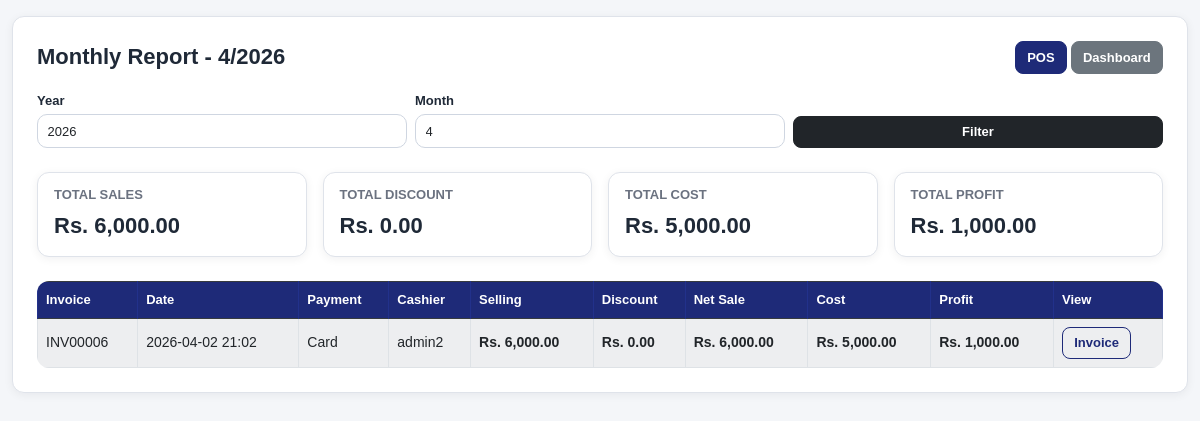
The app's page /reports/monthly/ (signed in), older data.
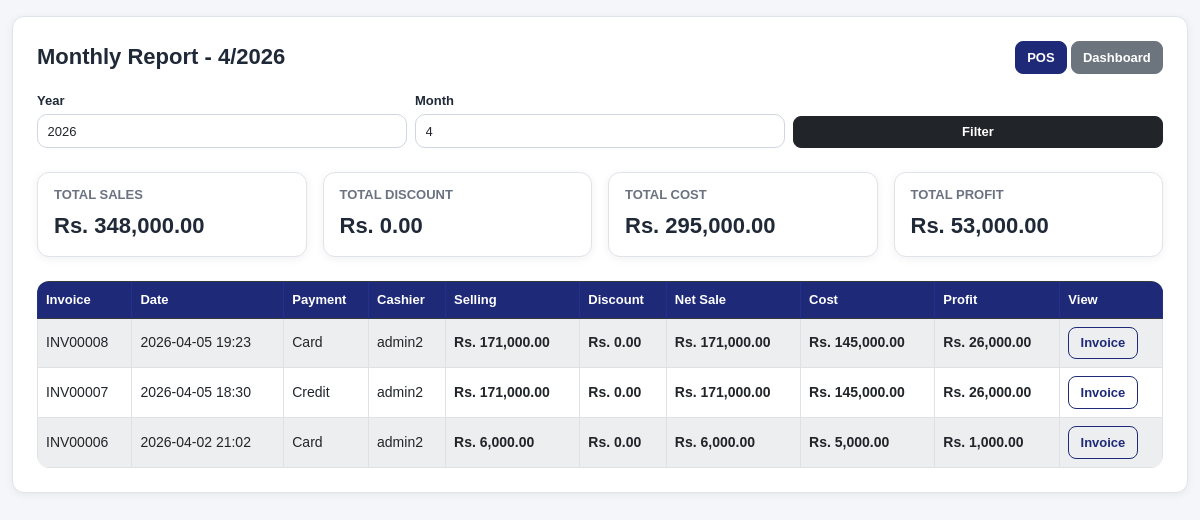
The same page, newer data.
### pos/models.py (models this page shows, shortened)
class Sale(models.Model):
    PAYMENT_METHODS = [
        ("cash", "Cash"),
        ("card", "Card"),
        ("credit", "Credit"),
    ]
    SALE_TYPE_CHOICES = [
        ("retail", "Retail Sale"),
        ("project_issue", "Project Issue"),
    ]
    APPROVAL_STATUS_CHOICES = [
        ("na", "Not Applicable"),
        ("pending", "Pending"),
        ("approved", "Approved"),
        ("rejected", "Rejected"),
    ]
    invoice_no = models.CharField(max_length=50, unique=True)
    total = models.DecimalField(max_digits=12, decimal_places=2, default=0)
    discount = models.DecimalField(max_digits=12, decimal_places=2, default=0)
    grand_total = models.DecimalField(max_digits=12, decimal_places=2, default=0)
    sale_type = models.CharField(max_length=20, choices=SALE_TYPE_CHOICES, default="retail")
    project = models.ForeignKey("Project", on_delete=models.SET_NULL, null=True, blank=True, related_name="pos_sales")
    approval_status = models.CharField(max_length=20, choices=APPROVAL_STATUS_CHOICES, default="na")
    approved_by = models.ForeignKey(
        User,
        on_delete=models.SET_NULL,
        null=True,
        blank=True,
        related_name="approved_sales"
    )
    approved_at = models.DateTimeField(null=True, blank=True)
    is_posted_to_project_expense = models.BooleanField(default=False)
    approval_note = models.TextField(blank=True, null=True)
    payment_method = models.CharField(max_length=20, choices=PAYMENT_METHODS, default="cash")
    received_amount = models.DecimalField(max_digits=12, decimal_places=2, null=True, blank=True)
    balance = models.DecimalField(max_digits=12, decimal_places=2, null=True, blank=True)
    card_last4 = models.CharField(max_length=4, blank=True, null=True)
    cheque_number = models.CharField(max_length=50, blank=True, null=True)
    customer_name = models.CharField(max_length=150, blank=True, null=True)
    customer_phone = models.CharField(max_length=20, blank=True, null=True)
    created_by = models.ForeignKey(User, on_delete=models.SET_NULL, null=True, blank=True)
    created_at = models.DateTimeField(auto_now_add=True)
    class Meta:
        ordering = ["-created_at"]

### pos/views.py (the view)
# urls.py: path('reports/monthly/', views.monthly_report, name='monthly_report'),
@login_required
def monthly_report(request):
    today = timezone.localdate()
    try:
        year = int(request.GET.get("year", today.year))
    except (TypeError, ValueError):
        year = today.year
    try:
        month = int(request.GET.get("month", today.month))
    except (TypeError, ValueError):
        month = today.month
    sales = Sale.objects.filter(
        created_at__year=year,
        created_at__month=month
    ).prefetch_related("sale_items__item").order_by("-created_at")
    total_sales = Decimal("0")
    total_discount = Decimal("0")
    total_cost = Decimal("0")
    total_profit = Decimal("0")
    for sale in sales:
        sale_cost = Decimal("0")
        for row in sale.sale_items.all():
            item_cost = Decimal(str(row.item.cost_price or 0))
            qty = Decimal(str(row.qty or 0))
            sale_cost += item_cost * qty
        sale.sale_cost = sale_cost
        sale.sale_profit = Decimal(str(sale.grand_total or 0)) - sale_cost
        total_sales += Decimal(str(sale.grand_total or 0))
        total_discount += Decimal(str(sale.discount or 0))
        total_cost += sale_cost
        total_profit += sale.sale_profit
    summary = {
        "total_sales": total_sales,
        "total_discount": total_discount,
        "total_cost": total_cost,
        "total_profit": total_profit,
    }
    return render(request, "pos/monthly_report.html", {
        "sales": sales,
        "year": year,
        "month": month,
        "summary": summary,
    })

### pos/templatetags/currency_filters.py (called while the page is built)
@register.filter
def money(value):
    try:
        if value in (None, ""):
            value = Decimal("0")
        value = Decimal(str(value))
        return f"{value:,.2f}"
    except (InvalidOperation, ValueError, TypeError):
        return "0.00"

### pos/templates/pos/monthly_report.html (shortened to what this page needs)
{% extends "base.html" %}
{% load currency_filters %}
{% block content %}
<div class="card p-3 p-md-4">
    <div class="app-card-header">
        <h4 class="app-page-title">Monthly Report - {{ month }}/{{ year }}</h4>
        <div>
            <a href="{% url 'pos' %}" class="btn btn-primary btn-sm">POS</a>
            <a href="{% url 'dashboard' %}" class="btn btn-secondary btn-sm">Dashboard</a>
        </div>
    </div>
    <form method="get" class="row g-2 mb-4">
        <div class="col-md-4">
            <label class="form-label">Year</label>
            <input type="number" name="year" value="{{ year }}" class="form-control form-control-sm" placeholder="Year">
        </div>
        <div class="col-md-4">
            <label class="form-label">Month</label>
            <input type="number" name="month" value="{{ month }}" class="form-control form-control-sm" placeholder="Month">
        </div>
        <div class="col-md-4 d-flex align-items-end">
            <button class="btn btn-dark btn-sm w-100">Filter</button>
        </div>
    </form>
    <div class="row g-3 mb-4">
        <div class="col-md-3">
            <div class="summary-box">
                <h6>Total Sales</h6>
                <p class="summary-value">Rs. {{ summary.total_sales|money }}</p>
            </div>
        </div>
        <div class="col-md-3">
            <div class="summary-box">
                <h6>Total Discount</h6>
                <p class="summary-value">Rs. {{ summary.total_discount|money }}</p>
            </div>
        </div>
        <div class="col-md-3">
            <div class="summary-box">
                <h6>Total Cost</h6>
                <p class="summary-value">Rs. {{ summary.total_cost|money }}</p>
            </div>
        </div>
        <div class="col-md-3">
            <div class="summary-box">
                <h6>Total Profit</h6>
                <p class="summary-value">Rs. {{ summary.total_profit|money }}</p>
            </div>
        </div>
    </div>
    <div class="table-responsive">
        <table class="table table-bordered table-striped bg-white align-middle">
            <thead class="table-dark">
                <tr>
                    <th>Invoice</th>
                    <th>Date</th>
                    <th>Payment</th>
                    <th>Cashier</th>
                    <th>Selling</th>
                    <th>Discount</th>
                    <th>Net Sale</th>
                    <th>Cost</th>
                    <th>Profit</th>
                    <th>View</th>
                </tr>
            </thead>
            <tbody>
                {% for sale in sales %}
                <tr>
                    <td>{{ sale.invoice_no }}</td>
                    <td>{{ sale.created_at|date:"Y-m-d H:i" }}</td>
                    <td>{{ sale.get_payment_method_display }}</td>
                    <td>{% if sale.created_by %}{{ sale.created_by.username }}{% else %}-{% endif %}</td>
                    <td class="text-money">Rs. {{ sale.total|money }}</td>
                    <td class="text-money">Rs. {{ sale.discount|money }}</td>
                    <td class="text-money">Rs. {{ sale.grand_total|money }}</td>
                    <td class="text-money">Rs. {{ sale.sale_cost|money }}</td>
                    <td class="text-money">Rs. {{ sale.sale_profit|money }}</td>
                    <td>
                        <a href="{% url 'invoice_page' sale.id %}" class="btn btn-sm btn-outline-primary">Invoice</a>
                    </td>
                </tr>
                {% empty %}
                <tr>
                    <td colspan="10" class="text-center">No sales found</td>
                </tr>
                {% endfor %}
            </tbody>
        </table>
    </div>
</div>
{% endblock %}

Row changes from the older to the newer data that the page shows:
added Sale: invoice_no "INV00008", created_at "2026-04-05 19:23", payment_method "Card", created_by.username "admin2", total "171,000.00", discount "0.00", grand_total "171,000.00", sale_cost "145,000.00", sale_profit "26,000.00"
added Sale: invoice_no "INV00007", created_at "2026-04-05 18:30", payment_method "Credit", created_by.username "admin2", total "171,000.00", discount "0.00", grand_total "171,000.00", sale_cost "145,000.00", sale_profit "26,000.00"
Text that changed along with them:
{{ summary.total_sales|money }}: "6,000.00" → "348,000.00"
{{ summary.total_cost|money }}: "5,000.00" → "295,000.00"
{{ summary.total_profit|money }}: "1,000.00" → "53,000.00"
